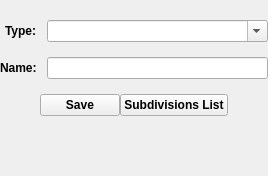
                                  <widget class="QWidget" name="page_city">
                                    <layout class="QVBoxLayout" name="verticalLayout_23">
                                      <item>
                                        <widget class="QWidget" name="widget_11" native="true">
                                          <layout class="QGridLayout" name="gridLayout_9">
                                            <item row="0" column="0">
                                              <layout class="QFormLayout" name="formLayout_city">
                                                <property name="labelAlignment"><set>Qt::AlignRight</set></property><property name="horizontalSpacing">
                                                  <number>10</number>
                                                </property>
                                                <property name="verticalSpacing">
                                                  <number>15</number>
                                                </property>
                                                <item row="0" column="0">
                                                  <widget class="QLabel" name="label_27">
                                                    <property name="font">
                                                      <font>
                                                        <weight>75</weight>
                                                        <bold>true</bold>
                                                      </font>
                                                    </property>
                                                    <property name="text">
                                                      <string>Type:</string>
                                                    </property>
                                                  </widget>
                                                </item>
                                                <item row="0" column="1">
                                                  <widget class="QComboBox" name="subd_type">
                                                    <property name="toolTip">
                                                      <string>&lt;html&gt;&lt;head/&gt;&lt;body&gt;&lt;p&gt;Select subdivision type&lt;/p&gt;&lt;/body&gt;&lt;/html&gt;</string>
                                                    </property>
                                                    <property name="editable">
                                                      <bool>true</bool>
                                                    </property>
                                                  </widget>
                                                </item>
                                                <item row="1" column="0">
                                                  <widget class="QLabel" name="label_32">
                                                    <property name="font">
                                                      <font>
                                                        <weight>75</weight>
                                                        <bold>true</bold>
                                                      </font>
                                                    </property>
                                                    <property name="text">
                                                      <string>Name:</string>
                                                    </property>
                                                  </widget>
                                                </item>
                                                <item row="1" column="1">
                                                  <widget class="QLineEdit" name="subd_name">
                                                    <property name="toolTip">
                                                      <string>&lt;html&gt;&lt;head/&gt;&lt;body&gt;&lt;p align="justify"&gt;The subdivision name must not be concatenated with the subdivision type, e.g.&lt;span style=" font-weight:600;"&gt; El Bortegal Cooperative &lt;/span&gt;&lt;/p&gt;&lt;p align="justify"&gt;&lt;span style=" font-weight:600;"&gt;Subdivision Type: &lt;/span&gt;Cooperative&lt;/p&gt;&lt;p align="justify"&gt;&lt;span style=" font-weight:600;"&gt;Subdivision Name:&lt;/span&gt;&lt;span style=" font-weight:600;"/&gt;El Bortegal&lt;/p&gt;&lt;/body&gt;&lt;/html&gt;</string>
                                                    </property>
                                                  </widget>
                                                </item>
                                                <item row="2" column="0" colspan="2">
                                                  <layout class="QHBoxLayout" name="horizontalLayout_14">
                                                    <item><spacer name="hs_horizontalLayout_14_left"><property name="orientation"><enum>Qt::Horizontal</enum></property><property name="sizeHint" stdset="0"><size><width>40</width><height>20</height></size></property></spacer></item><item>
                                                      <widget class="QPushButton" name="submit_subd">
                                                        <property name="font">
                                                          <font>
                                                            <weight>75</weight>
                                                            <bold>true</bold>
                                                          </font>
                                                        </property>
                                                        <property name="toolTip">
                                                          <string>Save information and geometry in the database</string>
                                                        </property>
                                                        <property name="text">
                                                          <string>Save</string>
                                                        </property>
                                                        <property name="icon">
                                                          <iconset>
                                                            <normaloff>../icons/icons8-save-50.png</normaloff>../icons/icons8-save-50.png</iconset>
                                                        </property>
                                                      </widget>
                                                    </item>
                                                    <item>
                                                      <widget class="QPushButton" name="list_subds">
                                                        <property name="font">
                                                          <font>
                                                            <weight>75</weight>
                                                            <bold>true</bold>
                                                          </font>
                                                        </property>
                                                        <property name="toolTip">
                                                          <string>Save information and geometry in the database</string>
                                                        </property>
                                                        <property name="text">
                                                          <string>Subdivisions List</string>
                                                        </property>
                                                        <property name="icon">
                                                          <iconset>
                                                            <normaloff>../icons/icons8-list-50.png</normaloff>../icons/icons8-list-50.png</iconset>
                                                        </property>
                                                      </widget>
                                                    </item>
                                                  <item><spacer name="hs_horizontalLayout_14_right"><property name="orientation"><enum>Qt::Horizontal</enum></property><property name="sizeHint" stdset="0"><size><width>40</width><height>20</height></size></property></spacer></item></layout>
                                                </item>
                                              </layout>
                                            </item>
                                          <property name="leftMargin"><number>0</number></property><property name="rightMargin"><number>0</number></property></layout>
                                        </widget>
                                      </item>
                                      <item>
                                        <spacer name="verticalSpacer_7">
                                          <property name="orientation">
                                            <enum>Qt::Vertical</enum>
                                          </property>
                                          <property name="sizeHint" stdset="0">
                                            <size>
                                              <width>20</width>
                                              <height>40</height>
                                            </size>
                                          </property>
                                        </spacer>
                                      </item>
                                    <property name="leftMargin"><number>0</number></property><property name="rightMargin"><number>0</number></property></layout>
                                  </widget>
